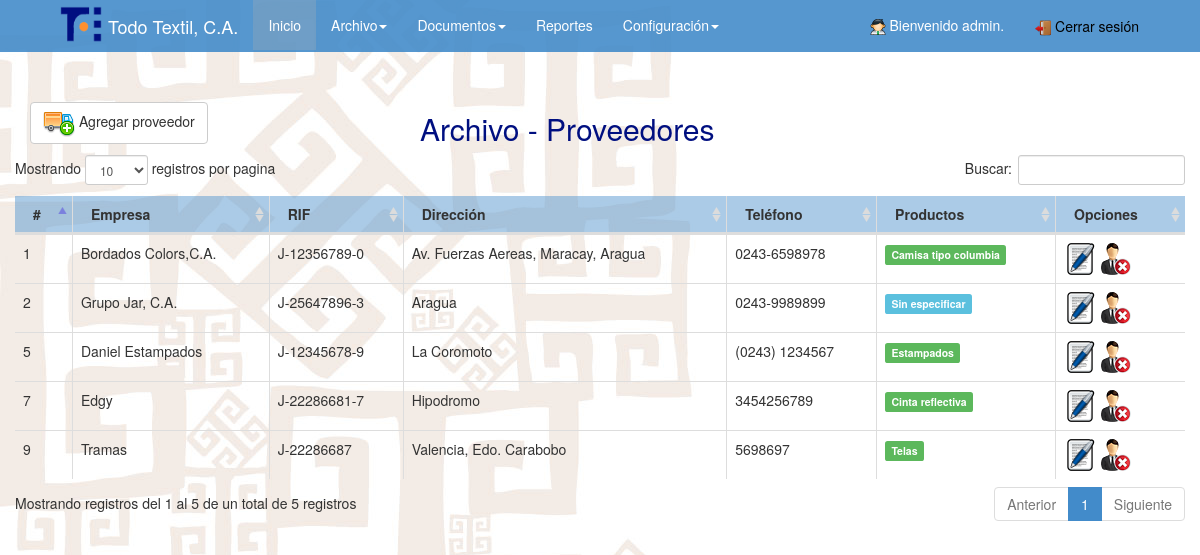
The app's page /SISTEMA/registros/prov.php (signed in) with its own data.
### tables this page shows
CREATE TABLE IF NOT EXISTS `proveedor` (
  `idproveedor` int(11) NOT NULL AUTO_INCREMENT,
  `nombre` varchar(90) NOT NULL,
  `rif` varchar(15) NOT NULL,
  `direc` varchar(150) NOT NULL,
  `tlf` varchar(20) NOT NULL,
  `email` varchar(100) DEFAULT NULL,
  `tipo` varchar(120) DEFAULT NULL,
  `idcategoria` int(10) DEFAULT NULL,
  PRIMARY KEY (`idproveedor`),
  KEY `idcategoria` (`idcategoria`)
);

### SISTEMA/include/database.php (called while the page is built, shortened)
<?php
class MySQLDB
{
   var $connection;
	function MySQLDB(){
	  $this->connection = mysql_connect(DB_SERVER, DB_USER, DB_PASS) or die(mysql_error());
	}
	function getProv()
	{
		$q = "SELECT * FROM proveedor;";
		$result = mysql_query($q,$this->connection);
	  	if(!$result || (mysql_num_rows($result) < 1))
	    {
			return NULL;
	    }else{
			for($i=0; $i<mysql_num_rows($result);$i++)
			{
				$dbarray = mysql_fetch_assoc($result);
				$array[]=$dbarray;
			}
			return $array;
		}
	}
};
$database = new MySQLDB;
?>

### SISTEMA/registros/prov.php (the view, shortened to what this page needs)
<?php include_once("../include/session.php"); ?>
<!doctype html>
<html>
	<head>
		<link rel="stylesheet" type="text/css" href="../css/main.css">
		<link rel="stylesheet" href="../css/bootstrap.min.css">
		<link rel="stylesheet" type="text/css" href="../css/datatables.css">
		<link rel="stylesheet" type="text/css" href="../pjdietz-Freeow-c84f9e9/style/freeow/freeow.css" />
		<link rel="stylesheet" type="text/css" href="../pjdietz-Freeow-c84f9e9/demo/demo.css" />
	</head>
<body>
 	<?php include("header.php");
	$arrayProv = $database->getProv();
    ?>
	<div class="container">
		<div class="row">
		<br/>
		<br/>
		<div class="col-md-4">
 			<a type="button" class="btn btn-default"  href="add.php?n=2" style="margin-top: 10px;margin-bottom: 10px;">
 			<img src="../images/add2.png"> Agregar proveedor</a>
	 	</div>
	  	<div class="col-md-4">
	 	  	<h2 style="color: rgb(0, 15, 128);">Archivo - Proveedores</h2>
	 	</div>
		<table width="100%" class="table table-bordered table-hover" id="table_id">
	        <thead>
	            <tr style="background: rgba(85, 150, 206, 0.49);">
	                <th width="auto">#</th>
	                <th width="auto">Empresa</th>
	                <th width="auto">RIF</th>
	                <th width="auto">Direcci&oacute;n</th>
	                <th width="auto">Tel&eacute;fono</th>
	                <th width="auto">Productos</th>
	                <th width="auto">Opciones</th>
	            </tr>
	        </thead>
			<tbody>
				<?php
				if(sizeof($arrayProv)>0)
				{
					for($j=0; $j<sizeof($arrayProv); $j++)
		        		{
		        			echo '
		        				<tr>
		        					<td>'.$arrayProv[$j]['idproveedor'].'</td>';
				        			echo '<td>'.$arrayProv[$j]['nombre'].'</td>';
				        			echo '<td>'.$arrayProv[$j]['rif'].'</td>';
				        			echo '<td>'.$arrayProv[$j]['direc'].'</td>';
				        			echo '<td>'.$arrayProv[$j]['tlf'].'</td>';
				        			if (!$arrayProv[$j]['tipo'] || $arrayProv[$j]['tipo']== 'Seleccione un producto') {
										echo "<td><span class='label label-info'>Sin especificar</span></td>";
				        			}else{
				        				echo '<td><span class="label label-success">'.$arrayProv[$j]['tipo'].'</span></td>';
				        			}
				        			echo '<td><a href="edit.php?id='.$arrayProv[$j]['idproveedor'].'&n=2"><img src="../images/edit.png"/> </a>
				        			<a href="delete.php?id='.$arrayProv[$j]['idproveedor'].'&n=2" onclick="return confirmation()"><img src="../images/deleteu.png"/></a></td>
		        			    </tr>';
	        		}
				}
				?>
        	</tbody>
        </table>
		</div>
</body>
</html>

### SISTEMA/css/datatables.css (style rules this page uses)
table.dataTable td, table.dataTable th { -webkit-box-sizing: content-box; -moz-box-sizing: content-box; box-sizing: content-box; }
table.dataTable { clear: both; margin-top: 6px !important; margin-bottom: 6px !important; max-width: none !important; }
table.dataTable thead .sorting, table.dataTable thead .sorting_asc, table.dataTable thead .sorting_desc, table.dataTable thead .sorting_asc_disabled, table.dataTable thead .sorting_desc_disabled { cursor: pointer; }
table.dataTable thead .sorting { background: url('../images/sort_both.png') no-repeat center right; }
table.dataTable thead .sorting_asc { background: url('../images/sort_asc.png') no-repeat center right; }
table.dataTable thead > tr > th { padding-left: 18px; padding-right: 18px; }
table.table-bordered.dataTable { border-collapse: separate !important; }
table.table-bordered thead th, table.table-bordered thead td { border-left-width: 0; border-top-width: 0; }
table.table-bordered tbody th, table.table-bordered tbody td { border-left-width: 0; border-bottom-width: 0; }
table.table-bordered th:last-child, table.table-bordered td:last-child { border-right-width: 0; }

### SISTEMA/registros/header.php (style rules this page uses)
body { background-image: url("../images/bg.jpg"); background-color: #cccccc; }

### records on screen
proveedor: idproveedor "1", nombre "Bordados Colors,C.A.", rif "J-12356789-0", direc "Av. Fuerzas Aereas, Maracay, Aragua", tlf "0243-6598978", tipo "Camisa tipo columbia"
proveedor: idproveedor "2", nombre "Grupo Jar, C.A.", rif "J-25647896-3", direc "Aragua", tlf "0243-9989899", shows "Sin especificar"
proveedor: idproveedor "5", nombre "Daniel Estampados", rif "J-12345678-9", direc "La Coromoto", tlf "(0243) 1234567", tipo "Estampados"
proveedor: idproveedor "7", nombre "Edgy", rif "J-22286681-7", direc "Hipodromo", tlf "3454256789", tipo "Cinta reflectiva"
proveedor: idproveedor "9", nombre "Tramas", rif "J-22286687", direc "Valencia, Edo. Carabobo", tlf "5698697", tipo "Telas"
